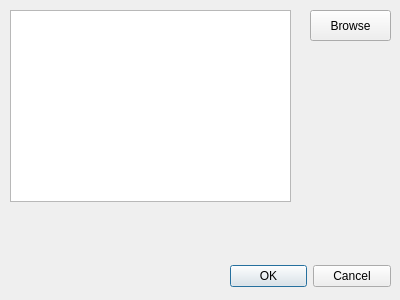
<?xml version="1.0" encoding="UTF-8"?>
<ui version="4.0">
 <class>SettingDialog</class>
 <widget class="QDialog" name="SettingDialog">
  <property name="geometry">
   <rect>
    <x>0</x>
    <y>0</y>
    <width>400</width>
    <height>300</height>
   </rect>
  </property>
  <property name="windowTitle">
   <string>Dialog</string>
  </property>
  <widget class="QDialogButtonBox" name="buttonBox">
   <property name="geometry">
    <rect>
     <x>230</x>
     <y>260</y>
     <width>161</width>
     <height>32</height>
    </rect>
   </property>
   <property name="orientation">
    <enum>Qt::Horizontal</enum>
   </property>
   <property name="standardButtons">
    <set>QDialogButtonBox::Cancel|QDialogButtonBox::Ok</set>
   </property>
  </widget>
  <widget class="QPushButton" name="browseButton">
   <property name="geometry">
    <rect>
     <x>310</x>
     <y>10</y>
     <width>81</width>
     <height>31</height>
    </rect>
   </property>
   <property name="text">
    <string>Browse</string>
   </property>
  </widget>
  <widget class="QListWidget" name="listWidget">
   <property name="geometry">
    <rect>
     <x>10</x>
     <y>10</y>
     <width>281</width>
     <height>192</height>
    </rect>
   </property>
  </widget>
 </widget>
 <resources/>
 <connections>
  <connection>
   <sender>buttonBox</sender>
   <signal>accepted()</signal>
   <receiver>SettingDialog</receiver>
   <slot>accept()</slot>
   <hints>
    <hint type="sourcelabel">
     <x>248</x>
     <y>254</y>
    </hint>
    <hint type="destinationlabel">
     <x>157</x>
     <y>274</y>
    </hint>
   </hints>
  </connection>
  <connection>
   <sender>buttonBox</sender>
   <signal>rejected()</signal>
   <receiver>SettingDialog</receiver>
   <slot>reject()</slot>
   <hints>
    <hint type="sourcelabel">
     <x>316</x>
     <y>260</y>
    </hint>
    <hint type="destinationlabel">
     <x>286</x>
     <y>274</y>
    </hint>
   </hints>
  </connection>
 </connections>
</ui>
